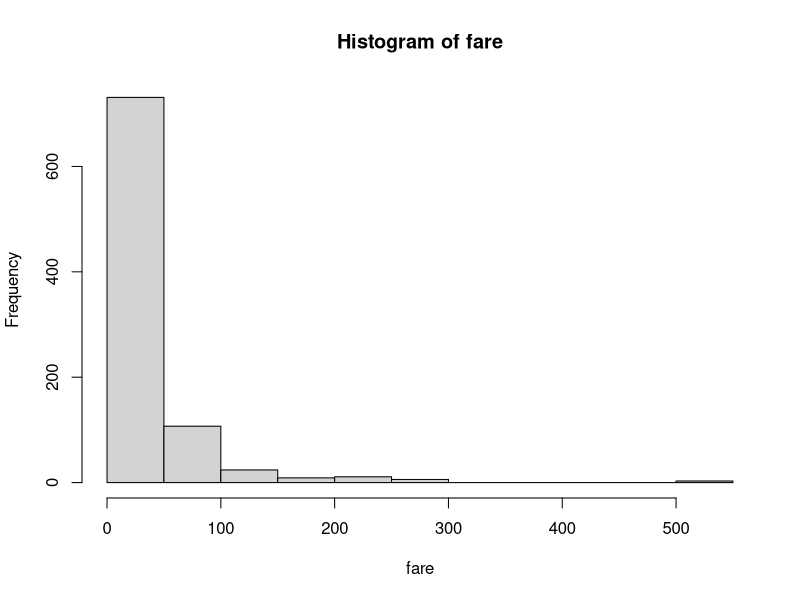
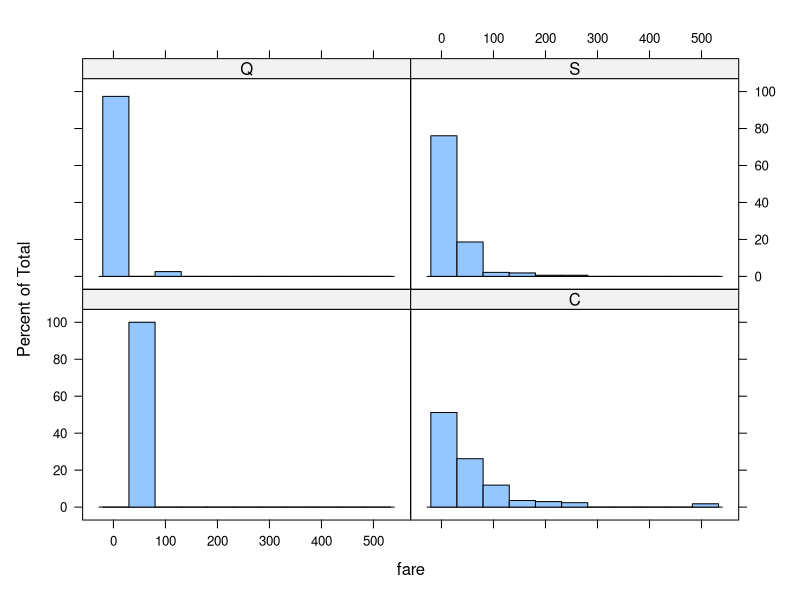
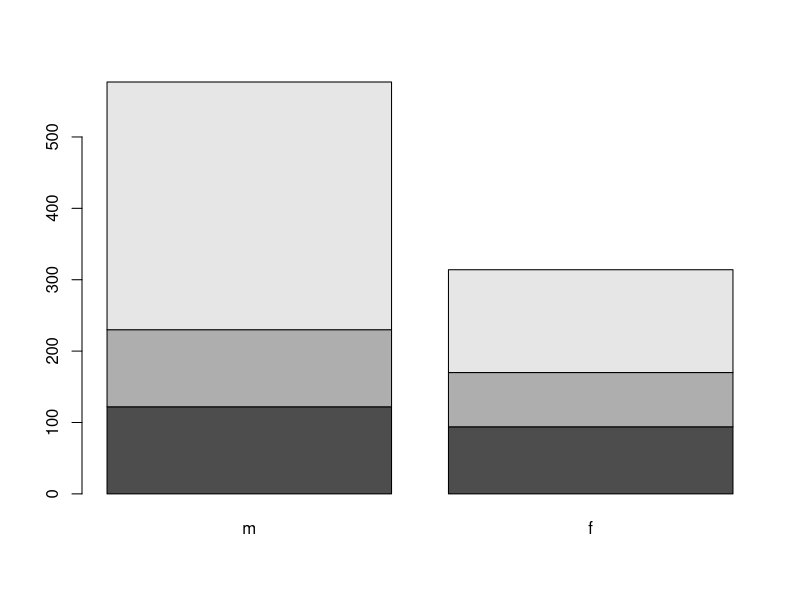

Source code (R) for these figures, in order:
## ---- chunk 1
# Load the dataset; assign the dataframe to object called 'titanic'

titanic <- read.csv('../DS2003-Assignment 2/data/titanic.csv')

## ---- chunk 2
# Look at the first 6 rows of data

head(titanic)

## ---- chunk 3
# (1) define the variable 'fare' (2) assign this column to vector called 'fare'& sort values from smallest to largest

# fare: price the passenger paid for their ticket

fare <- titanic$fare
order(fare)

## ---- chunk 4
# subset the dataframe to include passengers in 2nd class and include the columns for name, age, and sex

titanic[titanic$pclass == 2, c('pclass', 'name', 'age', 'sex')]

## ---- chunk 5
# How many NAs are in the full dataset? 

sum(is.na(titanic))

# How many NAs are in the 'age' column? (hint: you may need to Google)

sum(is.na(titanic$age))

## ---- chunk 6
# Recode the variable 'sex' so that 'male' becomes 'm' and 'female' becomes 'f'

titanic <- transform(titanic, 
   sex = factor(sex, levels = c('male', 'female'), labels = c('m', 'f'))
)

## ---- chunk 7
# print summary statistics for the dataset

summary(titanic)

## ---- chunk 8
# What is the average ticket price for a first class ticket?
# (optional: round to 2 decimal points)

round(mean(titanic$fare[titanic$pclass == 1]), 2)

## ---- chunk 9
# Plot a histogram for the fare price using attach()

attach(titanic)

hist(fare)

detach(titanic)

## ---- chunk 10
# Using lattice plot a histogram of fare price by port
library(lattice)
histogram(~ fare | embarked, data = titanic)
## ---- chunk 11
# Write one sentence interpreting this graph

#There was a greater distribution of fares for people who embarked at Cherbourg compared to Southampton and Queenstown. 

## ---- chunk 12
# Create a barplot of cabin class vs sex

barplot(table(titanic$pclass, titanic$sex))

## ---- chunk 13
# (1) create a vector of 10 numbers which includes a few NAs (2) confirm it is a vector (3) sum the missing values (4) remove the missing values from your vector and then remove your vector object from the workspace

v <- c(3, NA, 55, 41, 22, NA, 88, 76, NA, 21)
is.vector(v)
sum(is.na(v))
na.omit(v)
rm(v)

## ---- chunk 14
# (1) create a matrix of numbers from 1 to 500 going by 2's that is 25 rows by 10 columns (2) confirm it is a matrix (3) get the dimensions of the matrix (4) subset rows 10-15 and columns 3-6 (5)

m <- matrix(seq(from = 1, to = 500, by = 2), nrow = , ncol = 10)
is.matrix(m)
dim(m)
m[2:3, 3:4]
 

